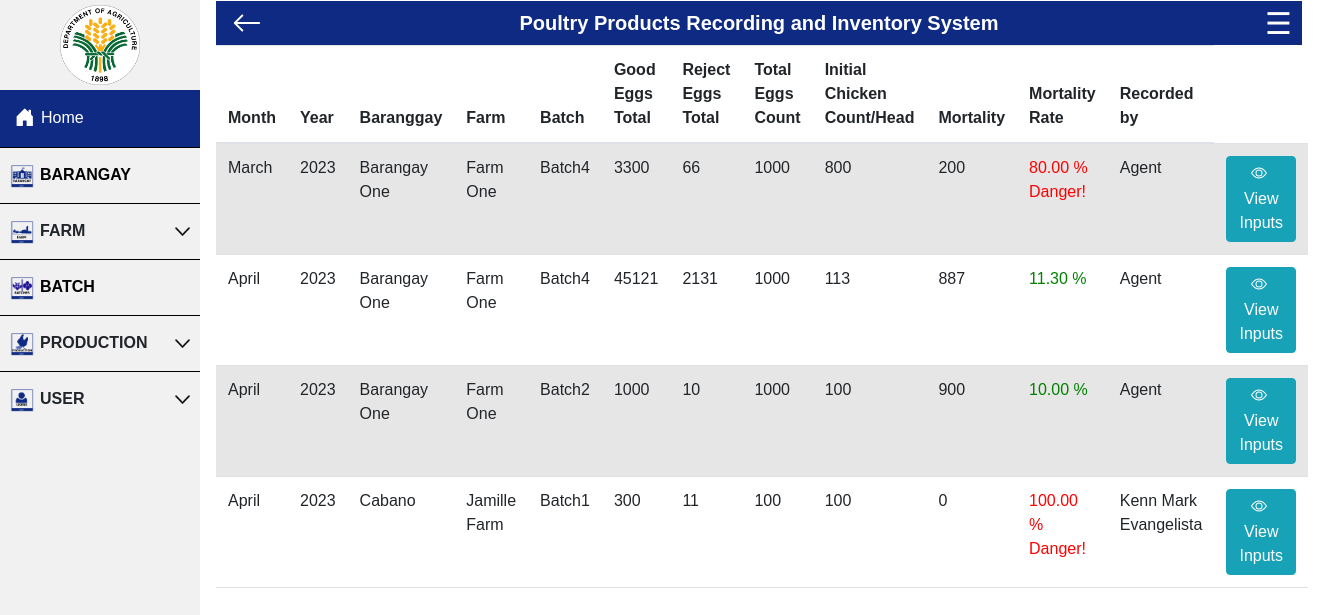
The page /project/view-layer.php (signed in) on the database its author committed.
### tables this page shows
CREATE TABLE `baranggay` (
  `baranggayID` int(21) NOT NULL,
  `baranggay` varchar(21) NOT NULL
);

CREATE TABLE `farm` (
  `farmID` int(21) NOT NULL,
  `baranggayID` int(21) NOT NULL,
  `farmname` varchar(21) NOT NULL,
  `farm_size` int(21) NOT NULL,
  `no_farmers` int(21) NOT NULL,
  `farmowner` varchar(21) NOT NULL,
  `address` varchar(21) DEFAULT NULL,
  `exp` int(21) NOT NULL,
  `contactno` int(21) NOT NULL,
  `lat` decimal(10,8) NOT NULL,
  `lng` decimal(11,8) NOT NULL
);

CREATE TABLE `batch` (
  `batchID` int(21) NOT NULL,
  `farmID` int(11) NOT NULL,
  `batch` varchar(21) NOT NULL,
  `unit` varchar(21) NOT NULL DEFAULT 'layer',
  `date` date NOT NULL,
  `initial` int(21) NOT NULL,
  `status` varchar(21) NOT NULL DEFAULT 'on'
);

### project/view-layer.php (the view, shortened to what this page needs)
<?php include ("header.php");  ?>
<?php
@include('connect.php');
$sql = "SELECT
baranggay.baranggay, farm.farmname, batch.batch, user.name,  batch.initial, batch.batchID,
SUM(layer.no_eggs) as eggs,
SUM(layer.reject_eggs) as rej_eggs,
SUM(layer.mortality) as mortality,
MONTH(layer.date) as month,
YEAR(layer.date) as year
FROM baranggay INNER JOIN farm ON baranggay.baranggayID = farm.baranggayID
INNER JOIN batch ON farm.farmID = batch.farmID
INNER JOIN layer ON batch.batchID = layer.batchID
INNER JOIN user ON layer.userID = user.userID
GROUP BY baranggay.baranggay, farm.farmname, batch.batchID,
MONTH(layer.date),
YEAR(layer.date)
ORDER BY MONTH(layer.date),
YEAR(layer.date) ASC";
$result = $conn->query($sql);
if ($result->num_rows > 0) {
        echo "<table class='table table-striped'>
    <thead>
    <tr>
    <th scope='col' id='count'> Month </th>
    <th scope='col' id='name'> Year </th>
    <th scope='col' id='count'> Baranggay </th>
    <th scope='col' id='name'> Farm </th>
    <th scope='col' id='u-name'> Batch </th>
    <th scope='col' id='u-name'> Good<br>Eggs Total</th>
    <th scope='col' id='u-name'> Reject<br>Eggs Total</th>
    <th scope='col' id='u-name'> Total Eggs Count</th>
    <th scope='col' id='u-name'> Initial Chicken Count/Head</th>
    <th scope='col' id='u-name'> Mortality </th>
    <th scope='col' id='u-name'> Mortality Rate </th>
    <th scope='col' id='u-name'> Recorded by </th>
    </tr>
    </thead>";
        while($row = $result->fetch_assoc()){
            $initial = $row['initial'];
            $mortality = $row['mortality'];
            $current = $initial-$mortality;
            $mortality_rate = ( $mortality / $initial ) * 100;
            $new_mortality_rate = number_format($mortality_rate, 2) ;
            $rate = 20;
            $month = $row['month'];
            $month_letter = date("F", mktime(0, 0, 0, $month, 1));
            echo "<tr>";
            echo "<td > $month_letter </td>";
            echo "<td >".$row['year']."</td>";
            echo "<td>".$row['baranggay']."</td>";
            echo "<td>".$row['farmname']."</td>";
            echo "<td>".$row['batch']."</td>";
            echo "<td>".$row['eggs']."</td>";
            echo "<td>".$row['rej_eggs']."</td>";
            echo "<td>".$row['initial']."</td>";
            echo "<td>".$row['mortality']."</td>";
            echo "<td>".$current."</td>";
            if ($new_mortality_rate >= $rate ) {
                echo "<td style='color:red'> $new_mortality_rate % Danger!</td>";
                }else{
                echo "<td style='color:green'> $new_mortality_rate % </td>";
                }
            echo "<td>".$row['name']."</td>";
            echo'<td>
            <div class="viewbatch-button">
            <a type="button" class="btn btn-info" href="view-production.php?batchID='.$row['batchID'].'&month='.$month_letter.'&year='.$row['year'].'&farm='.$row['farmname'].'&batch='.$row['batch'].'"> <svg xmlns="http://www.w3.org/2000/svg" width="20" height="20" fill="currentColor" class="bi bi-eye" viewBox="0 0 20 20">
            <path d="M16 8s-3-5.5-8-5.5S0 8 0 8s3 5.5 8 5.5S16 8 16 8zM1.173 8a13.133 13.133 0 0 1 1.66-2.043C4.12 4.668 5.88 3.5 8 3.5c2.12 0 3.879 1.168 5.168 2.457A13.133 13.133 0 0 1 14.828 8c-.058.087-.122.183-.195.288-.335.48-.83 1.12-1.465 1.755C11.879 11.332 10.119 12.5 8 12.5c-2.12 0-3.879-1.168-5.168-2.457A13.134 13.134 0 0 1 1.172 8z"/>
            <path d="M8 5.5a2.5 2.5 0 1 0 0 5 2.5 2.5 0 0 0 0-5zM4.5 8a3.5 3.5 0 1 1 7 0 3.5 3.5 0 0 1-7 0z"/>
        </svg>View Inputs</a>
        </div>
            </td>';
        }
    }
?>

### project/header.php (style rules this page uses)
body { margin: 0; font-family: helvetica; }
html { scroll-behavior:smooth !important; }

### project/view-layer.php (style rules this page uses)
a { text-decoration:none ; color:white ; }

### rows shown on the page
baranggay: month_letter "March", year "2023", baranggay "Barangay One", farm.farmname "Farm One", batch.batch "Batch4", eggs "3300", rej_eggs "66", batch.initial "1000", mortality "800", current "200", new_mortality_rate "80.00", name "Agent", month_letter "April", eggs "45121", rej_eggs "2131", mortality "113", current "887", new_mortality_rate "11.30", batch.batch "Batch2", eggs "1000", rej_eggs "10", mortality "100", current "900", new_mortality_rate "10.00"
baranggay: month_letter "April", year "2023", baranggay "Cabano", farm.farmname "Jamille Farm", batch.batch "Batch1", eggs "300", rej_eggs "11", batch.initial "100", mortality "100", current "0", new_mortality_rate "100.00", name "Kenn Mark Evangelista"
